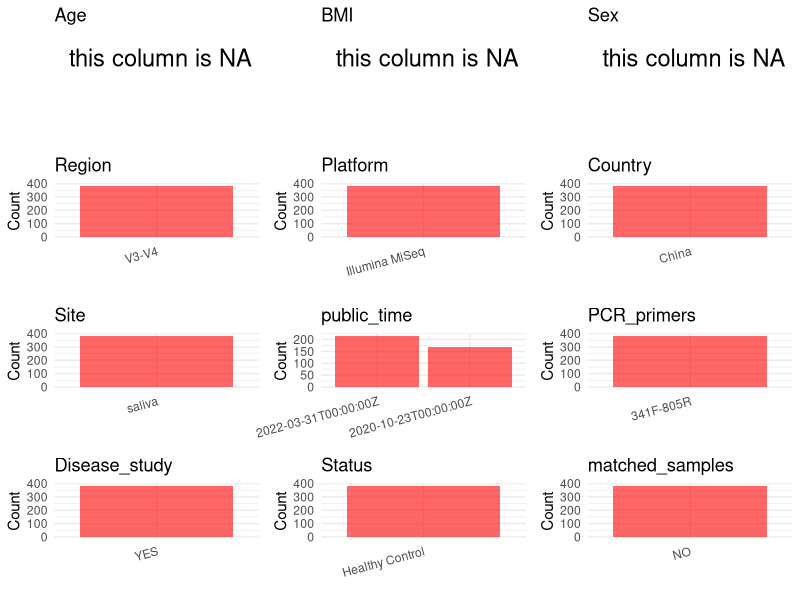

R code for this plot: (Note: this script raises an error after producing the figure.)
## ---- chunk 1
# Load necessary libraries
library(dplyr)
library(ggplot2)
library(cowplot)

# Set working directory (update this path to your local directory)
setwd("D:/oral_project/PRJNA557511")

# Read the initial metadata files
initial_meta<-read.csv("SraRunTable.csv",header = T)

# Combine the two metadata files
#meta <- rbind(initial_meta, initial_meta1)

#Remove entries where Organism is "gut metagenome" (non-oral samples)
#initial_meta <- subset(initial_meta,isolation_source!= "feces")

# Check the number of samples containing "HT" in Sample.Name (e.g., healthy controls)
#nrow(subset(meta, grepl("HT", Sample.Name)))

# Display the first few rows of the metadata
head(initial_meta)
## ---- chunk 2
# Create a uniform metadata dataframe
metadata <- data.frame(
  BioProject = initial_meta$BioProject,
  Run = initial_meta$Run,
  sample_name = initial_meta$Library.Name,
  Age = NA,
  BMI = NA,
  Sex=NA,
  Region = "V3-V4",
  Platform = initial_meta$Instrument,
  Country = initial_meta$geo_loc_name_country,
  Site =initial_meta$isolation_source,
  public_time = initial_meta$ReleaseDate,
  Status="Healthy Control",
  stringsAsFactors = FALSE
)
## ---- chunk 3
# Add information obtained from the publication
metadata$PCR_primers <- "341F-805R"
metadata$title <- "Elevated Dietary Carbohydrate and Glycemic Intake Associate with an Altered Oral Microbial Ecosystem in Two Large U.S. Cohorts"
#metadata<-subset(uniform_meta,Site!="feces")
metadata$Disease_study <- "YES"
# Assign disease status based on sample_name patterns
#extract subject id by remove prefix of sample_name
#metadata$sample_name <- gsub("[FSP].*", "", metadata$sample_name)
#get subjects id with Saliva available
#keep_subjects<-subset(metadata,Site %in% c("Saliva"))
#remove subjects without Saliva samples
#metadata<-subset(metadata,sample_name %in% keep_subjects$sample_name)
#get subjects sampling counts
#sample_counts <- table(metadata$sample_name)
# Create matched_samples column, any subjects have >=2 samples will be label "YES", otherwise "NO"
#metadata$matched_samples <- ifelse(metadata$sample_name %in% names(sample_counts[sample_counts >= 2]), "YES", "NO")
#metadata$BMI<-gsub("not provided",NA,metadata$BMI)
#metadata$BMI<-as.numeric(metadata$BMI)
metadata$matched_samples<-"NO"
## ---- chunk 4
# Check the number of unique runs and sample names
print(paste("Number of unique runs:", length(unique(metadata$Run))))
print(paste("Number of unique sample names:", length(unique(metadata$sample_name))))
## ---- chunk 5
# Select columns for visualization
plot_data <- metadata %>%
  select(-BioProject, -Run, -sample_name, -title)

# Function to create simple plots for each column
create_simple_plots <- function(data) {
  plots <- list()
  
  for (col in colnames(data)) {
    # Check if the column is all NA
    if (all(is.na(data[[col]]))) {
      # Create an empty plot with text indicating all NA
      p <- ggplot() +
        annotate("text", x = 0.5, y = 0.5, label = "this column is NA", size = 6) +
        labs(title = col) +
        theme_void()
    } else if (is.numeric(data[[col]])) {
      # Numeric variable: histogram
      p <- ggplot(data, aes(x = .data[[col]])) +
        geom_histogram(fill = "blue", alpha = 0.6, bins = 20, na.rm = TRUE) +
        labs(title = col) +
        theme_minimal()
    } else {
      # Categorical variable: bar plot (remove NA values)
      count_data <- as.data.frame(table(data[[col]], useNA = "ifany"))
      p <- ggplot(count_data, aes(x = reorder(Var1, -Freq), y = Freq)) +
        geom_col(fill = "red", alpha = 0.6) +
        labs(title = col, x = NULL, y = "Count") +
        theme_minimal() +
        theme(axis.text.x = element_text(angle = 15, hjust = 1))
    }
    plots[[col]] <- p
  }
  
  return(plots)
}

# Generate and arrange plots
plots <- create_simple_plots(plot_data)
p<-plot_grid(plots$Age, 
          plots$BMI, 
          plots$Sex, 
          plots$Region, 
          plots$Platform, 
          plots$Country, 
          plots$Site,
          plots$public_time, 
          plots$PCR_primers,
          plots$Disease_study,
          plots$Status,
          plots$matched_samples,# add 
          ncol = 3, align = "hv", axis = "lb")
ggsave("Metadata_Summary.png", plot = p, width = 8, height = 6, dpi = 150)
## ---- chunk 6
knitr::include_graphics("Metadata_Summary.png")
## ---- chunk 7
# Reorder columns to match the desired format
metadata <- metadata[, c(
  "BioProject", "Run", "sample_name", "Age", "BMI", "Sex", 
  "Region", "Platform", "Country", "Site", "public_time", 
  "PCR_primers", "title", "Disease_study", "Status","matched_samples"
)]

# Export the uniform metadata to a CSV file
write.csv(metadata, file = "metadata.csv", quote = FALSE)
head(metadata)
